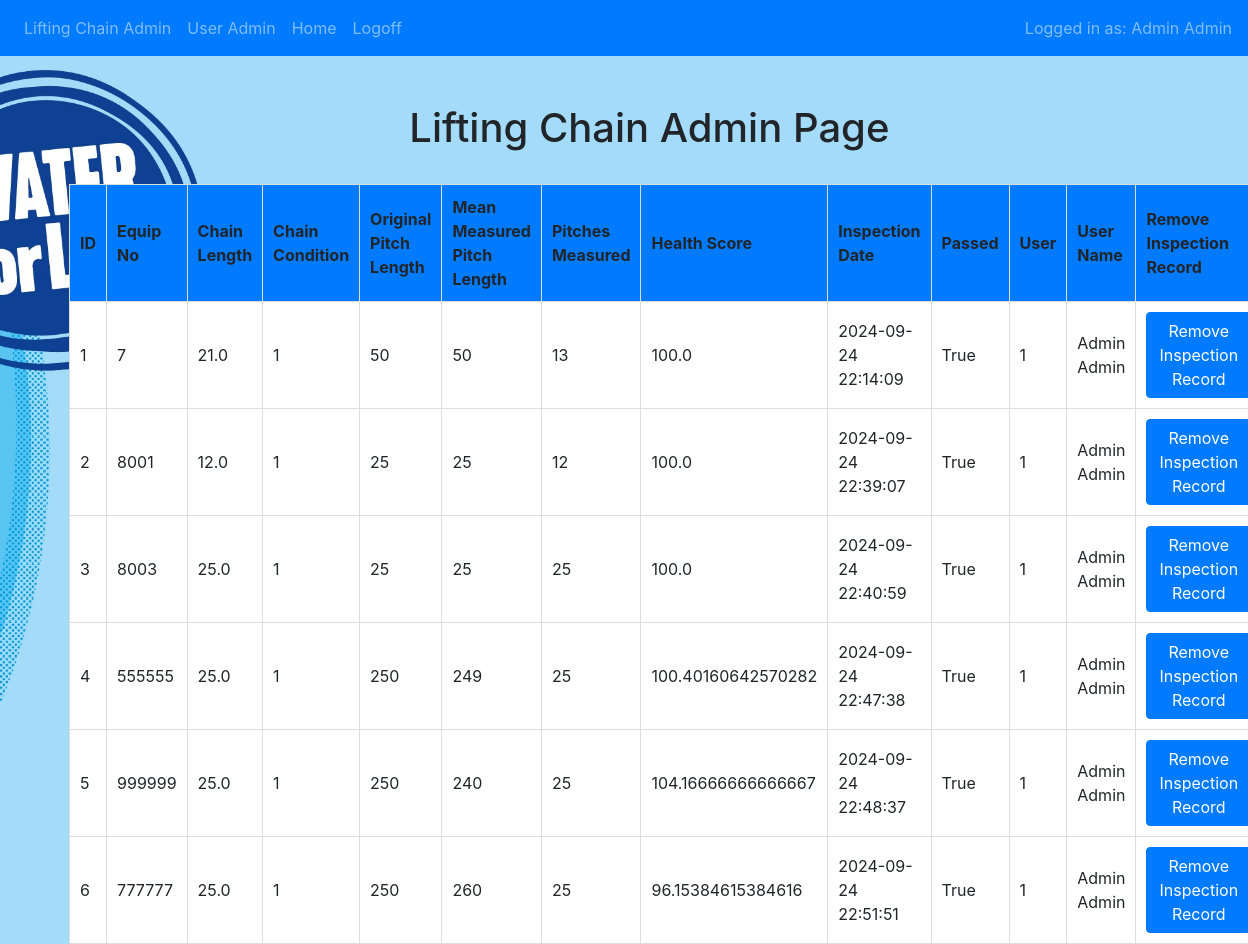
Screenshot of /adminchains (signed in) with the database file from the repository.
### Website/models.py (models this page shows)
class User(db.Model, UserMixin):
    id = db.Column(db.Integer, primary_key=True, nullable=False)
    email = db.Column(db.String(20), unique=True, nullable=False)
    firstname = db.Column(db.String(50), nullable=False)
    surname = db.Column(db.String(150), nullable=False)
    role = db.Column(db.String(10))
    password = db.Column(db.String(50), nullable=False)
    lifting_chains = db.relationship('LiftingChain')

class LiftingChain(db.Model):
    id = db.Column(db.Integer, primary_key=True)
    equip_no = db.Column(db.String(12))
    chain_length = db.Column(db.Float)
    chain_condition = db.Column(db.Integer)
    chain_pitch_length = db.Column(db.Integer)
    mean_measured_pitch_length = db.Column(db.Integer)
    pitches_measured = db.Column(db.Integer)
    chain_health_score = db.Column(db.Float)
    chain_inspection_date = db.Column(db.DateTime(timezone=True), default=func.now())
    chain_passed = db.Column(db.Boolean)
    user_id = db.Column(db.Integer, db.ForeignKey('user.id'))

### Website/views.py (the view)
@views.route('/adminchains', methods=['GET', 'POST'])
@admin_required
def liftingchainadmin():
    try:
        liftingchain_list = db.session.query(LiftingChain, User).join(User, LiftingChain.user_id == User.id).all()
        return render_template('adminchains.html', user=current_user, liftingchain_list=liftingchain_list)
    except Exception as e:
        logging.error(f"Error fetching lifting chain data: {e}")
        flash('An Error occurred will trying to fetching the lifting chain data. Please try again.', category='error')
        return redirect(url_for('views.home'))

### Website/userrolewrappers.py (called while the page is built)
def admin_required(f):
    @wraps(f)
    @login_required
    def decorated_function(*args, **kwargs):
        try:
            if not current_user.role.upper() == 'ADMIN':
                flash('Admin Role required for access', category='error')
                abort(403)
        except AttributeError as e:
            logging.error(f"Error while checking admin role: {e}")
            flash('An Error has occurred. Please try again.', category='error')
            return redirect(url_for('auth.login'))
        except Exception as e:
            logging.error(f"Error in admin_required decorater: {e}")
            flash('An Error has occurred. Please try again.')
            return redirect(url_for('auth.login'))
        return f(*args, **kwargs)
    return decorated_function

### Website/templates/adminchains.html (shortened to what this page needs)
{% extends "base.html" %}
{% block content %}<br><br><h1 align="center">&emsp; Lifting Chain Admin Page</h1>
<br>
<table>
  <thead>
    <tr>
        <th>ID</th>
        <th>Equip No</th>
        <th>Chain Length</th>
        <th>Chain Condition</th>
        <th>Original Pitch Length</th>
        <th>Mean Measured Pitch Length</th>
        <th>Pitches Measured</th>
        <th>Health Score</th>
        <th>Inspection Date</th>
        <th>Passed</th>
        <th>User</th>
        <th>User Name</th>
        <th>Remove Inspection Record</th>
    </tr>
  </thead>
  <tbody>
    {% for liftingchain, user in liftingchain_list %}
    <tr>
        <td> {{ liftingchain.id }} </td>
        <td> {{ liftingchain.equip_no }} </td>
        <td> {{ liftingchain.chain_length }} </td>
        <td> {{ liftingchain.chain_condition }} </td>
        <td> {{ liftingchain.chain_pitch_length }} </td>
        <td> {{ liftingchain.mean_measured_pitch_length }} </td>
        <td> {{ liftingchain.pitches_measured }} </td>
        <td> {{ liftingchain.chain_health_score }} </td>
        <td> {{ liftingchain.chain_inspection_date }} </td>
        <td> {{ liftingchain.chain_passed }} </td>
        <td> {{ liftingchain.user_id }} </td>
        <td> {{ user.firstname }} {{ user.surname }} </td>
        <td>
        <form action="{{ url_for('views.delete_chain', id=liftingchain.id) }}" method="POST" onsubmit="return confirm('Are you sure you want to delete this inspection record?');">
          <button type="submit" class="btn btn-primary">Remove Inspection Record</button>
        </form>
      </td>
    </tr>
    {% endfor %}
  </tbody>
</table>
{% endblock %}

### Website/templates/base.html (shortened to what this page needs)
<!DOCTYPE html>
<html lang="en">
<head>
    <link
      rel="stylesheet"
      href="https://stackpath.bootstrapcdn.com/bootstrap/4.4.1/css/bootstrap.min.css"
    />
    <link
      rel="stylesheet"
      href="https://stackpath.bootstrapcdn.com/font-awesome/4.7.0/css/font-awesome.min.css"
    />
</head>
<body>
    <nav class="navbar navbar-expand-lg navbar-dark bg-primary">
       <div class="collapse navbar-collapse" id="navbar">
           <div class="navbar-nav">
               {% if user.is_authenticated and user.role.upper() == 'ADMIN' %}
               <a class="nav-item nav-link" id="adminchains" href="/adminchains">Lifting Chain Admin</a>
               <a class="nav-item nav-link" id="adminusers" href="/adminusers">User Admin</a>
               {% endif %}
               {% if user.is_authenticated %}
               <a class="nav-item nav-link" id="home" href="/">Home</a>
               <a class="nav-item nav-link" id="logoff" href="/logoff">Logoff</a>
               {% else %}
               <a class="nav-item nav-link" id="login" href="/login">Login</a>
               <a class="nav-item nav-link" id="signup" href="/signup">Sign Up</a>
               {% endif %}
           </div>
           {% if user.is_authenticated %}
           <span class="navbar-text ml-auto">
               Logged in as: {{ user.firstname }} {{ user.surname }}
           </span>
           {% endif %}
        </div>
    </nav>
    <div class="container">
    {% block content %}
    {% endblock %}
    </div>
</body>
</html>

### Website/templates/adminchains.html (style rules this page uses)
table { width: 100% margin: 20px auto; border-collapse: collapse; }
th, td { padding: 10px; text-align: left; border: 1px solid #ddd; }
th { background-color: #007bff; }
td { background-color: white; }
form { display: inline; }

### rows the page displays
User: firstname "Admin", surname "Admin"
LiftingChain: id "1", equip_no "7", chain_length "21.0", chain_condition "1", chain_pitch_length "50", mean_measured_pitch_length "50", pitches_measured "13", chain_health_score "100.0", chain_inspection_date "2024-09-24 22:14:09", chain_passed "True", user_id "1", firstname "Admin", surname "Admin"
LiftingChain: id "2", equip_no "8001", chain_length "12.0", chain_condition "1", chain_pitch_length "25", mean_measured_pitch_length "25", pitches_measured "12", chain_health_score "100.0", chain_inspection_date "2024-09-24 22:39:07", chain_passed "True", user_id "1", firstname "Admin", surname "Admin"
LiftingChain: id "3", equip_no "8003", chain_length "25.0", chain_condition "1", chain_pitch_length "25", mean_measured_pitch_length "25", pitches_measured "25", chain_health_score "100.0", chain_inspection_date "2024-09-24 22:40:59", chain_passed "True", user_id "1", firstname "Admin", surname "Admin"
LiftingChain: id "4", equip_no "555555", chain_length "25.0", chain_condition "1", chain_pitch_length "250", mean_measured_pitch_length "249", pitches_measured "25", chain_health_score "100.40160642570282", chain_inspection_date "2024-09-24 22:47:38", chain_passed "True", user_id "1", firstname "Admin", surname "Admin"
LiftingChain: id "5", equip_no "999999", chain_length "25.0", chain_condition "1", chain_pitch_length "250", mean_measured_pitch_length "240", pitches_measured "25", chain_health_score "104.16666666666667", chain_inspection_date "2024-09-24 22:48:37", chain_passed "True", user_id "1", firstname "Admin", surname "Admin"
LiftingChain: id "6", equip_no "777777", chain_length "25.0", chain_condition "1", chain_pitch_length "250", mean_measured_pitch_length "260", pitches_measured "25", chain_health_score "96.15384615384616", chain_inspection_date "2024-09-24 22:51:51", chain_passed "True", user_id "1", firstname "Admin", surname "Admin"
